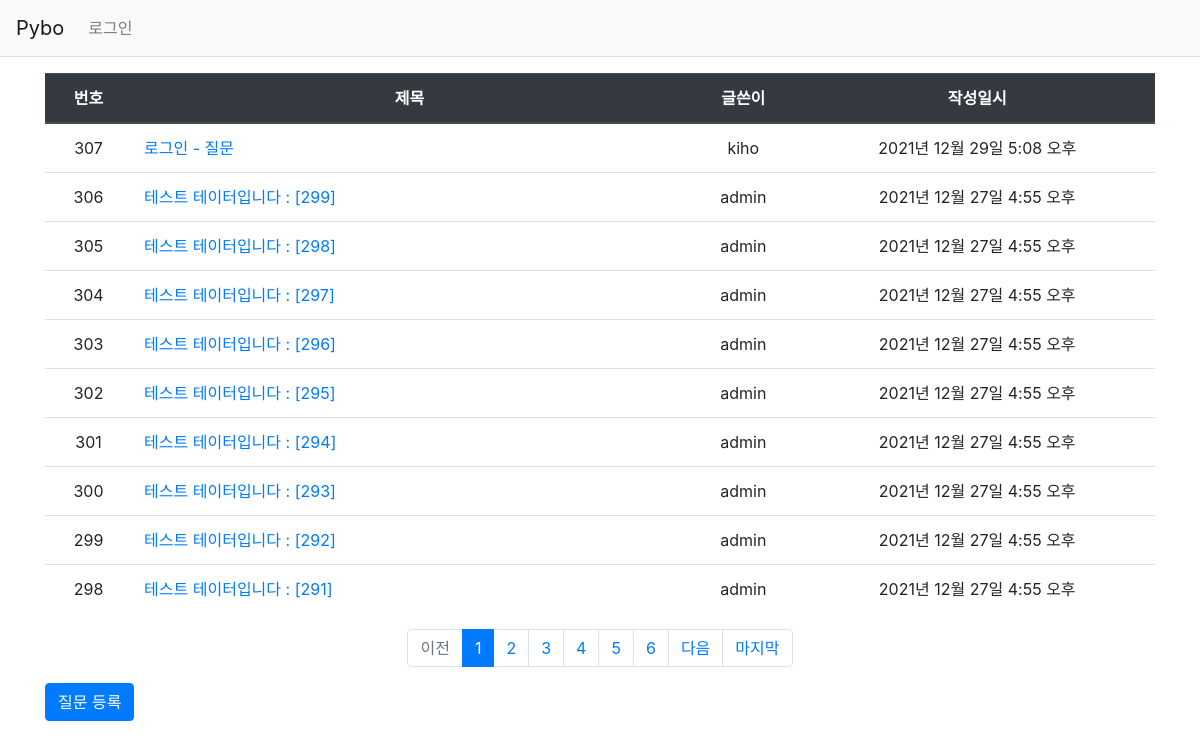
The app's page /, older data.
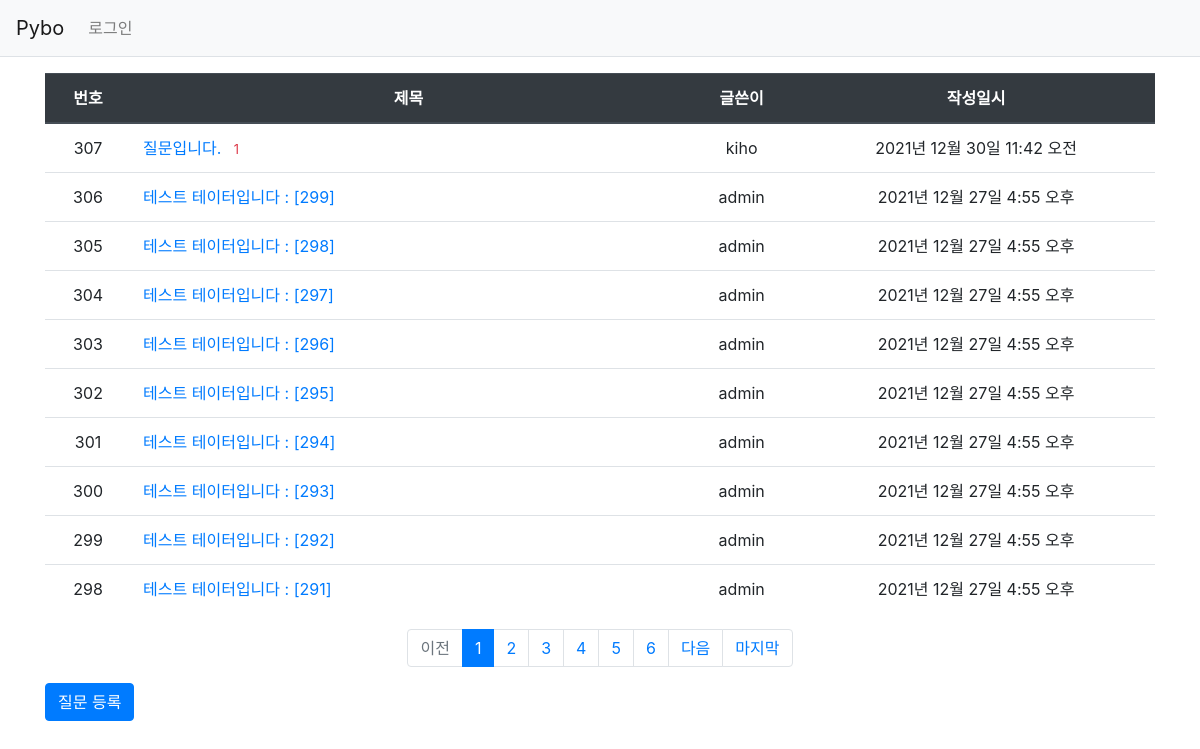
The same page, newer data.
### pybo/models.py (models this page shows, shortened)
class Question(models.Model):
    subject = models.CharField(max_length=200) # 글자 수 제한하려면 charField
    content = models.TextField() # 글자수 제한 X
    create_date = models.DateTimeField() # 시간
    modify_date = models.DateTimeField(null=True, blank=True)  # blank = True 로 form.is_valid에서 오류 X
    author = models.ForeignKey(User, on_delete=models.CASCADE)

### pybo/views.py (the view)
# urls.py: path('',views.index,name='index'),
def index(request):
    page = request.GET.get('page',1)  # 페이지 / GET방식으로 page를 파라미터로 가져올 때 사용, 파라미터 없이 들어올 때 dafault값을 1로 줌.
    question_list = Question.objects.order_by('-create_date') # -로 역순
    paginator = Paginator(question_list,10)  # 한 페이지당 개수
    page_obj = paginator.get_page(page)
    context = {'question_list':page_obj}
    return render(request,'pybo/question_list.html',context)

### pybo/templatetags/pybo_filter.py (called while the page is built)
@register.filter
def sub(value,arg):
    return value - arg

### templates/pybo/question_list.html
{% extends 'base.html' %}
{% load pybo_filter %}
{% block content %}
<div class="container my-3">
    <table class="table">
        <thead>
        <tr class="text-center thead-dark">
            <th>번호</th>
            <th style="width:50%">제목</th>
            <th>글쓴이</th>
            <th>작성일시</th>
        </tr>
        </thead>
        <tbody>
        {% if question_list %}
        {% for question in question_list %}
        <tr class="text-center">
            <td>{{ question_list.paginator.count|sub:question_list.start_index|sub:forloop.counter0|add:1 }}</td>
            <td class="text-left">
                <a href="{% url 'pybo:detail' question.id %}">
                    {{ question.subject }}
                </a>
                {% if question.answer_set.count > 0 %}
                <span class="text-danger small ml-2">
                    {{ question.answer_set.count }}
                </span>
                {% endif %}
            </td>
            <td>{{ question.author.username }}</td>
            <td>{{ question.create_date }}</td>
        </tr>
        {% endfor %}
        {% else %}
        <tr>
            <td colspan="3">질문이 없습니다.</td>
        </tr>
        {% endif %}
        </tbody>
    </table>
    <ul class="pagination justify-content-center">
        {% if question_list.has_previous %}
        <li class="page-item">
            <a class="page-link"
               href="?page=1">
                처음
            </a>
        </li>
        <li class="page-item">
            <a class="page-link"
               href="?page={{ question_list.previous_page_number }}">
                이전
            </a>
        </li>
        {% else %}
        <li class="page-item disabled">
            <a class="page-link" tabindex="-1" aria-disabled="true" href="#">
                이전
            </a>
        </li>
        {% endif %}
        {% for page_number in question_list.paginator.page_range %}
            {% if page_number >= question_list.number|add:-5 and page_number <= question_list.number|add:5 %}
                {% if page_number == question_list.number %}
                <li class="page-item active" aria-current="page">
                    <a class="page-link" href="?page={{ page_number }}">
                        {{ page_number }}
                    </a>
                </li>
                {% else %}
                <li class="page-item">
                    <a class="page-link" href="?page={{ page_number }}">
                        {{ page_number }}
                    </a>
                </li>
                {% endif %}
            {% endif %}
        {% endfor %}
        {% if question_list.has_next %}
        <li class="page-item">
            <a class="page-link"
               href="?page={{ question_list.next_page_number }}">
                다음
            </a>
        </li>
        <li class="page-item">
            <a class="page-link"
               href="?page={{ question_list.paginator.num_pages }}">
                마지막
            </a>
        </li>
        {% else %}
        <li class="page0item disabled">
            <a class="page-link" tabindex="-1" aria-disabled="true" href="#">
                다음
            </a>
        </li>
        {% endif %}
    </ul>
    <a href="{% url 'pybo:question_create' %}" class="btn btn-primary">
            질문 등록
        </a>
</div>
{% endblock %}

### templates/base.html (shortened to what this page needs)
{% load static %}
<!doctype html>
<html lang="ko">
<head>
    <link rel="stylesheet" type="text/css" href="{% static 'bootstrap.min.css' %}">
    <link rel="stylesheet" type="text/css" href="{% static 'style.css' %}">
</head>
<body>
{% include "navbar.html" %}
{% block content %}
{% endblock %}
</body>
</html>

### templates/navbar.html (shortened to what this page needs)
<nav class="navbar navbar-expand-lg navbar-light bg-light border-bottom">
    <a class="navbar-brand" href="{% url 'pybo:index' %}">Pybo</a>
    <div class="collapse navbar-collapse flse-grow-0" id="navbarNav">
        <ul class="navbar-nav">
            <li class="nav-item ">
                {% if user.is_authenticated %}
                <a class="nav-link" href="{% url 'common:logout' %}">
                    {{ user.username }} (로그아웃)
                </a>
                {% else %}
                <a class="nav-link" href="{% url 'common:login' %}">로그인</a>
                {% endif %}
            </li>
        </ul>
    </div>
</nav>

Row changes from the older to the newer data that the page shows:
removed Question: paginator.count|sub "307", subject "로그인 - 질문", author.username "kiho", create_date "2021년 12월 29일 5:08 오후"
added Question: paginator.count|sub "307", subject "질문입니다.", answer_set.count "1", author.username "kiho", create_date "2021년 12월 30일 11:42 오전"
